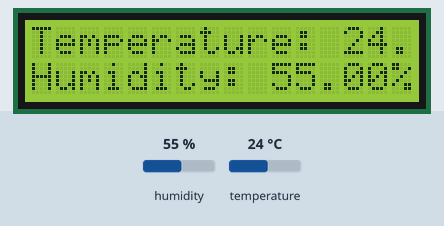
This sketch was run on a simulated Arduino Uno, built with avr-gcc and run on an emulated ATmega328P. On the bench: 16×2 character LCD. The test bench sets the inputs (shaded band); at power-on: humidity 55 %, temperature 24 °C. What the sketch prints to the serial monitor is not drawn.

Above: at 1.7 s.
1.8 s: humidity set to 22 %
At 2.89 s:
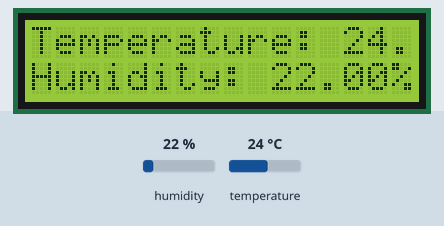
5.0 s: temperature set to 12 °C
At 7.39 s:
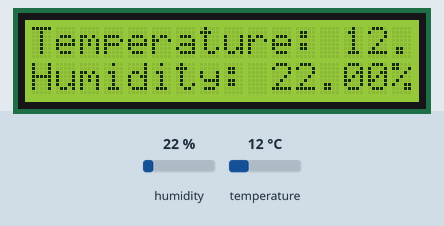
8.3 s: humidity set to 40 %
At 9.15 s:
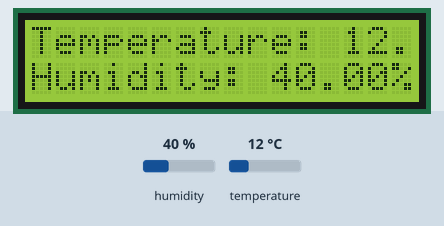
11.1 s: temperature set to 19 °C
At 13.65 s:
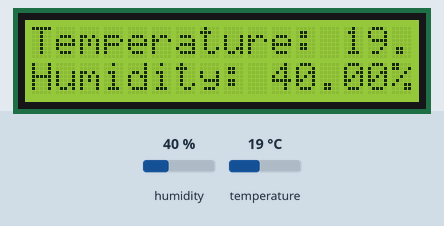
Timing chart, 0 to 15.2 s (numbered marks = the images above; inputs shaded):
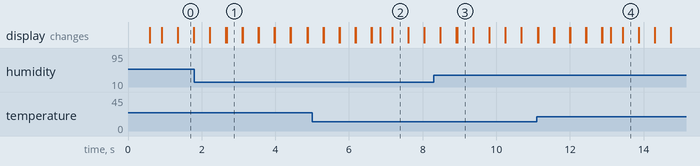

The sketch:

Humidity_Temp_Detection.ino
```cpp
#include<DHT.h>
#include<LiquidCrystal.h>
#define DHTPIN A0
#define DHTTYPE DHT11
LiquidCrystal lcd(12,11,5,4,3,2);
DHT dht(DHTPIN, DHTTYPE);
void setup() {
  Serial.begin(9600);
  delay(500);
  Serial.print("Temperature: ");
  Serial.print("Humidity: ");
  lcd.begin(16,2);
  dht.begin();
}
void loop() {
  float h = dht.readHumidity();
  float t = dht.readTemperature();
  Serial.print(h);
  Serial.print(" ");
  Serial.print(t);
  lcd.print("Temperature: ");
  lcd.print(t);
  lcd.print(char(223));
  lcd.print("c");
  lcd.setCursor(0,1);
  lcd.print("Humidity: ");
  lcd.print(h);
  lcd.print("%");
  delay(100);
  lcd.clear();
}
```

Measured:
- after the input at 1.8 s, the display: first differs from a run without the input after 0.88 s (image 1)
- after the input at 5.0 s, the display: first differs from a run without the input after 1.9 s (image 2)
- after the input at 8.3 s, the display: first differs from a run without the input after 0.64 s (image 3)
- after the input at 11.1 s, the display: first differs from a run without the input after 2.0 s (image 4)
- what the display in image 0 shows lasts 0.4 s, from 1.4 s to 1.8 s
